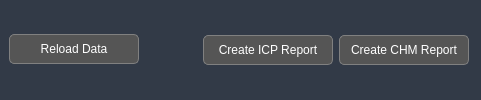
               <widget class="QWidget" name="tabSectionWidget" native="true">
                <property name="minimumSize">
                 <size>
                  <width>0</width>
                  <height>0</height>
                 </size>
                </property>
                <property name="styleSheet">
                 <string notr="true">QWidget#tabSectionWidget {
	border-bottom: 1px solid; 
	border-bottom-color: rgba(0, 0, 0, 76);
	border-radius: 10px;
}
QWidget { 
	background-color: #323a47;
	color:white; 
}

QWidget QPushButton { 
	min-height: 20px; 
	min-width:120px; 
	max-width:120px; 
	padding: 4px;
	border: 1px solid gray; 
	border-radius: 5px;
	color:white; 
	background-color: #555555
} 

QPushButton::hover {
	background-color: rgb(107, 108, 108);
}
</string>
                </property>
                <layout class="QGridLayout" name="gridLayout_3">
                 <property name="leftMargin">
                  <number>0</number>
                 </property>
                 <property name="topMargin">
                  <number>0</number>
                 </property>
                 <property name="rightMargin">
                  <number>0</number>
                 </property>
                 <property name="bottomMargin">
                  <number>0</number>
                 </property>
                 <item row="0" column="1">
                  <widget class="QWidget" name="reportsFooter" native="true">
                   <property name="styleSheet">
                    <string notr="true"/>
                   </property>
                   <layout class="QHBoxLayout" name="horizontalLayout_13">
                    <property name="topMargin">
                     <number>0</number>
                    </property>
                    <property name="rightMargin">
                     <number>12</number>
                    </property>
                    <property name="bottomMargin">
                     <number>0</number>
                    </property>
                    <item>
                     <widget class="QPushButton" name="createIcpReportBtn">
                      <property name="minimumSize">
                       <size>
                        <width>130</width>
                        <height>30</height>
                       </size>
                      </property>
                      <property name="text">
                       <string>Create ICP Report</string>
                      </property>
                     </widget>
                    </item>
                    <item>
                     <widget class="QWidget" name="widget_25" native="true">
                      <layout class="QHBoxLayout" name="horizontalLayout_11">
                       <property name="leftMargin">
                        <number>0</number>
                       </property>
                       <property name="topMargin">
                        <number>0</number>
                       </property>
                       <property name="rightMargin">
                        <number>0</number>
                       </property>
                       <property name="bottomMargin">
                        <number>0</number>
                       </property>
                       <item>
                        <widget class="QPushButton" name="createGcmsReportBtn">
                         <property name="minimumSize">
                          <size>
                           <width>130</width>
                           <height>30</height>
                          </size>
                         </property>
                         <property name="text">
                          <string>Create CHM Report</string>
                         </property>
                        </widget>
                       </item>
                      </layout>
                     </widget>
                    </item>
                   </layout>
                  </widget>
                 </item>
                 <item row="0" column="0">
                  <widget class="QWidget" name="tabSectionContainer" native="true">
                   <property name="minimumSize">
                    <size>
                     <width>100</width>
                     <height>50</height>
                    </size>
                   </property>
                   <property name="maximumSize">
                    <size>
                     <width>16777215</width>
                     <height>50</height>
                    </size>
                   </property>
                   <property name="styleSheet">
                    <string notr="true"/>
                   </property>
                   <layout class="QHBoxLayout" name="horizontalLayout_4">
                    <property name="bottomMargin">
                     <number>12</number>
                    </property>
                    <item>
                     <widget class="QPushButton" name="pushButton_2">
                      <property name="minimumSize">
                       <size>
                        <width>130</width>
                        <height>30</height>
                       </size>
                      </property>
                      <property name="text">
                       <string>Reload Data</string>
                      </property>
                     </widget>
                    </item>
                    <item>
                     <spacer name="horizontalSpacer_5">
                      <property name="orientation">
                       <enum>Qt::Horizontal</enum>
                      </property>
                      <property name="sizeHint" stdset="0">
                       <size>
                        <width>40</width>
                        <height>20</height>
                       </size>
                      </property>
                     </spacer>
                    </item>
                   </layout>
                  </widget>
                 </item>
                </layout>
               </widget>
